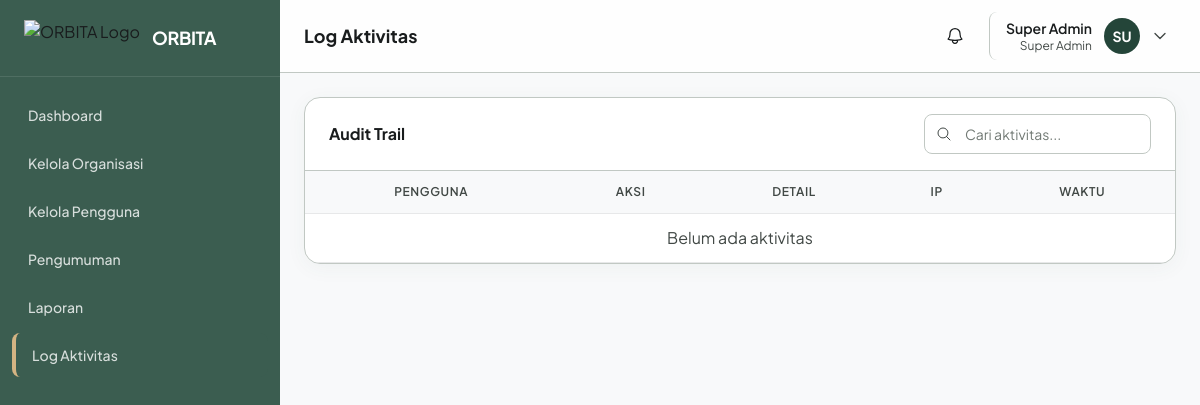
The page /pages/log/index.php (signed in) on the database as committed earlier.
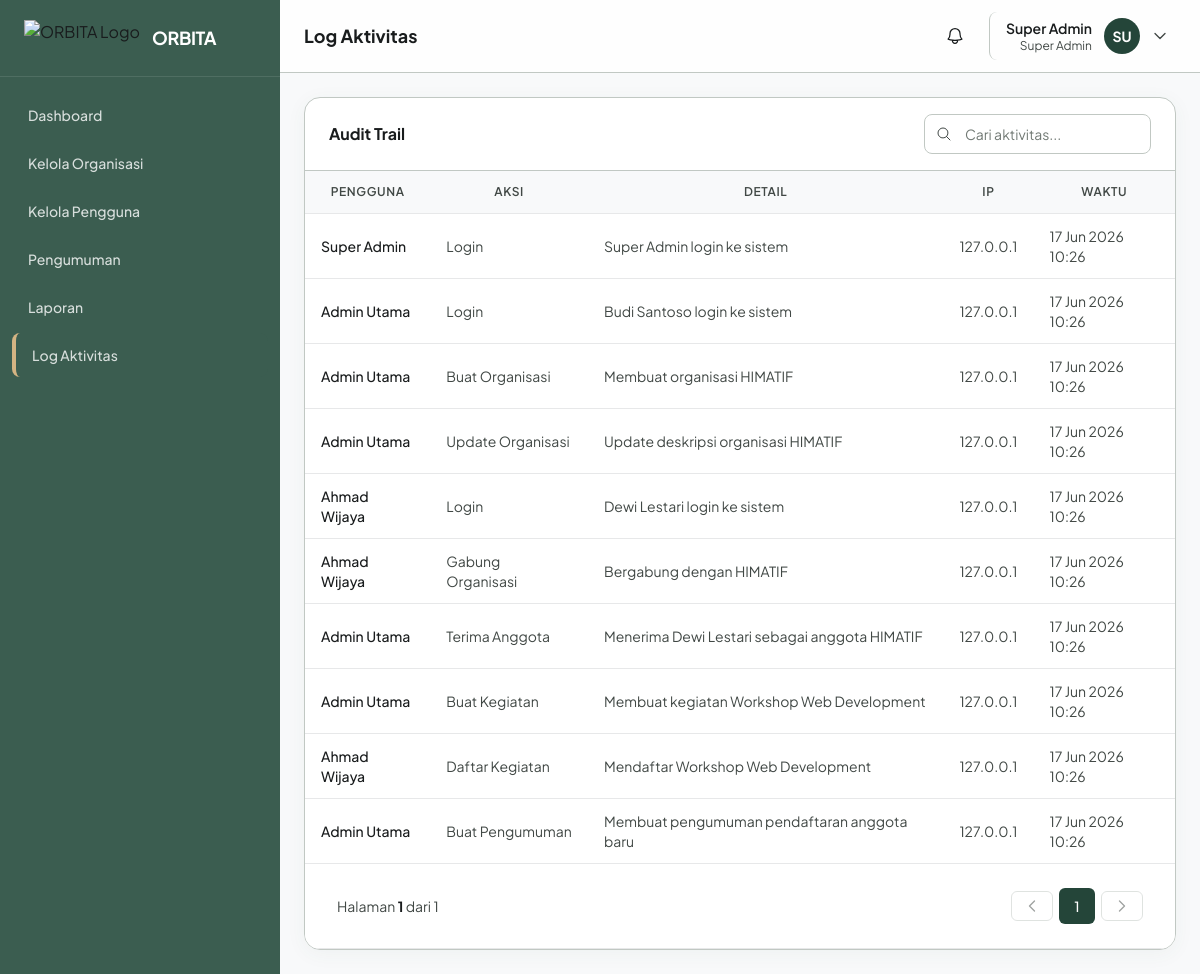
The same page on the database as committed later.
### tables this page shows
CREATE TABLE activity_log (
    id INT AUTO_INCREMENT PRIMARY KEY,
    user_id INT DEFAULT NULL,
    aksi VARCHAR(100) NOT NULL,
    detail TEXT,
    ip_address VARCHAR(45),
    user_agent TEXT,
    created_at DATETIME DEFAULT CURRENT_TIMESTAMP
);

CREATE TABLE users (
    id INT AUTO_INCREMENT PRIMARY KEY,
    nama VARCHAR(100) NOT NULL,
    email VARCHAR(100) NOT NULL UNIQUE,
    nim VARCHAR(20) NOT NULL UNIQUE,
    password VARCHAR(255) NOT NULL,
    role_id INT NOT NULL DEFAULT 3,
    no_hp VARCHAR(20),
    jurusan VARCHAR(100),
    angkatan VARCHAR(4),
    foto_profile VARCHAR(255) DEFAULT NULL,
    status ENUM('aktif', 'nonaktif', 'menunggu') DEFAULT 'aktif',
    reset_token VARCHAR(64) DEFAULT NULL,
    reset_expires DATETIME DEFAULT NULL,
    created_at DATETIME DEFAULT CURRENT_TIMESTAMP,
    updated_at DATETIME DEFAULT CURRENT_TIMESTAMP ON UPDATE CURRENT_TIMESTAMP,
    FOREIGN KEY (role_id) REFERENCES roles(id) ON DELETE CASCADE
);

### components/tables/log.php (the view)
<?php
foreach ($list as $log):
?>
<tr>
    <td class="text-sm font-medium text-on-surface"><?= e($log['nama'] ?? 'Sistem') ?></td>
    <td class="text-sm text-on-surface-variant"><?= e($log['aksi']) ?></td>
    <td class="text-sm text-on-surface-variant"><?= e($log['detail'] ?? '-') ?></td>
    <td class="text-sm text-on-surface-variant"><?= e($log['ip_address'] ?? '-') ?></td>
    <td class="text-sm text-on-surface-variant"><?= e(date('d M Y H:i', strtotime($log['created_at']))) ?></td>
</tr>
<?php endforeach; ?>
<?php if (empty($list)): ?><tr><td colspan="5" class="text-center text-on-surface-variant py-8">Belum ada aktivitas</td></tr><?php endif; ?>
<?php if (!empty($list)): ?>
<tr><td colspan="5" class="bg-white border-t border-outline-variant"><?= renderPagination($p) ?></td></tr>
<?php endif; ?>

### components/head.php (shortened to what this page needs)
<!DOCTYPE html>
<html lang="id">
<head>
    <script src="https://cdn.tailwindcss.com"></script>
    <link rel="stylesheet" href="<?= BASE_URL ?>/assets/css/custom.css?v=3">
</head>
<body class="font-jakarta text-on-surface antialiased">

### components/sidebar.php (shortened to what this page needs)
<?php
$role = $_SESSION['role'] ?? '';
$current = $current_page ?? '';
function makeMenu(array $items): string {
    $html = '';
    foreach ($items as $item) {
        $isActive = (!empty($item['active'])) ? 'sidebar-active' : 'hover:bg-white/10';
        $html .= '<a href="' . $item['url'] . '" class="flex items-center gap-3 px-4 py-3 mx-3 rounded-lg text-white/80 transition-colors ' . $isActive . '">';
        $html .= $item['icon'];
        $html .= '<span class="text-sm font-medium">' . e($item['label']) . '</span></a>';
    }
    return $html;
}
$menus = [];
if ($role === 'Super Admin') {
    $menus = [
        ['page'=>'dashboard','label'=>'Dashboard','url'=>url('dashboard'),'icon'=>$icn['dashboard'],'active'=>$current==='dashboard'],
        ['page'=>'organisasi','label'=>'Kelola Organisasi','url'=>url('organisasi'),'icon'=>$icn['org'],'active'=>$current==='organisasi'],
        ['page'=>'pengguna','label'=>'Kelola Pengguna','url'=>url('pengguna'),'icon'=>$icn['users'],'active'=>$current==='pengguna'],
        ['page'=>'pengumuman','label'=>'Pengumuman','url'=>url('pengumuman'),'icon'=>$icn['announce'],'active'=>$current==='pengumuman'],
        ['page'=>'laporan','label'=>'Laporan','url'=>url('laporan'),'icon'=>$icn['report'],'active'=>$current==='laporan'],
        ['page'=>'log','label'=>'Log Aktivitas','url'=>url('log'),'icon'=>$icn['inbox'],'active'=>$current==='log'],
    ];
}
?>
<aside id="sidebar" class="fixed top-0 left-0 z-40 w-[280px] h-screen transition-transform -translate-x-full lg:translate-x-0 bg-primary-light">
    <div class="h-full flex flex-col">
        <div class="flex items-center gap-3 px-6 py-5 border-b border-white/10">
            <img src="<?= BASE_URL ?>/assets/images/orbita-logo.png" alt="ORBITA Logo" class="h-9 w-auto">
            <span class="text-white font-bold text-lg tracking-tight">ORBITA</span>
        </div>
        <nav class="flex-1 overflow-y-auto py-4 space-y-1">
            <?= makeMenu($menus) ?>
        </nav>
    </div>
</aside>

### components/navbar.php (shortened to what this page needs)
<header class="sticky top-0 z-20 bg-white/80 backdrop-blur border-b border-outline-variant">
    <div class="flex items-center justify-between px-6 py-3 lg:ml-[280px]">
        <div class="flex items-center gap-3">
            <h1 class="text-lg font-bold text-on-surface"><?= e($page_title ?? 'Dashboard') ?></h1>
        </div>
        <div class="flex items-center gap-4">
            <a href="<?= url('notifikasi') ?>" class="relative p-2 rounded-lg hover:bg-surface-low text-on-surface">
            </a>
            <div class="relative" id="profile-dropdown">
                <button type="button" onclick="toggleProfileDropdown()" class="flex items-center gap-3 pl-4 pr-2 py-1.5 rounded-lg border-l border-outline-variant cursor-pointer hover:bg-surface-low transition-colors">
                    <div class="text-right hidden sm:block">
                        <p class="text-sm font-semibold text-on-surface"><?= e($_SESSION['nama'] ?? 'User') ?></p>
                        <p class="text-xs text-on-surface-variant"><?= e($_SESSION['role'] ?? '') ?></p>
                    </div>
                    <div class="w-9 h-9 rounded-full bg-primary text-white flex items-center justify-center text-sm font-bold">
                        <?= e(strtoupper(substr($_SESSION['nama'] ?? 'U', 0, 2))) ?>
                    </div>
                    <svg id="profile-chevron" class="w-4 h-4 text-on-surface-variant transition-transform" fill="none" stroke="currentColor" stroke-width="2" viewBox="0 0 24 24"><path stroke-linecap="round" stroke-linejoin="round" d="M19.5 8.25l-7.5 7.5-7.5-7.5"/></svg>
                </button>
            </div>
        </div>
    </div>
</header>

### pages/log/index.php (shortened to what this page needs)
<?php
require_once __DIR__ . '/../../includes/functions.php';
$page_title = 'Log Aktivitas';
$current_page = 'log';
$pdo = db();
$search = trim($_GET['search'] ?? '');
$pageNum = max(1, (int) ($_GET['page'] ?? 1));
$perPage = 10;
$sql = "SELECT al.*, u.nama FROM activity_log al LEFT JOIN users u ON al.user_id=u.id WHERE 1=1";
$params = [];
$sql .= " ORDER BY al.created_at DESC";
$result = fetchPaginated($pdo, $sql, $params, $pageNum, $perPage);
$list = $result['list'];
$p = $result['p'];
?>
<?php require __DIR__ . '/../../components/head.php'; ?>
<?php require __DIR__ . '/../../components/sidebar.php'; ?>
<?php require __DIR__ . '/../../components/navbar.php'; ?>
<main class="p-6 lg:ml-[280px]">
    <div class="max-w-6xl mx-auto space-y-6">
        <div class="bg-white rounded-2xl border border-outline-variant shadow-card overflow-hidden">
            <div class="px-6 py-4 border-b border-outline-variant flex flex-col sm:flex-row sm:items-center justify-between gap-3">
                <h3 class="font-bold text-on-surface">Audit Trail</h3>
                <div class="relative max-w-xs">
                    <div class="absolute inset-y-0 left-0 pl-3 flex items-center pointer-events-none">
                    </div>
                    <form method="GET" action="" class="w-full">
                        <input type="text" name="search" value="<?= e($search) ?>" class="form-input !h-10 !pl-10 !text-sm w-full" placeholder="Cari aktivitas..." autocomplete="off" data-live-search data-target="#log-table-body">
                    </form>
                </div>
            </div>
            <div class="overflow-x-auto">
                <table class="w-full data-table">
                    <thead><tr><th>Pengguna</th><th>Aksi</th><th>Detail</th><th>IP</th><th>Waktu</th></tr></thead>
                    <tbody id="log-table-body">
                        <?php include __DIR__ . '/../../components/tables/log.php'; ?>
                    </tbody>
                </table>
            </div>
        </div>
    </div>
</main>
<?php require __DIR__ . '/../../components/footer.php'; ?>

### components/footer.php (shortened to what this page needs)
</body>
</html>

### includes/functions.php (shortened to what this page needs)
<?php
function e(string $text): string {
    return htmlspecialchars($text, ENT_QUOTES, 'UTF-8');
}
function url(string $path = ''): string {
    return BASE_URL . '/' . ltrim($path, '/');
}
function paginate(int $total, int $page, int $perPage = 10): array {
    $totalPages = max(1, (int) ceil($total / $perPage));
    $page = max(1, min($page, $totalPages));
    $offset = ($page - 1) * $perPage;
    return [
        'page' => $page,
        'perPage' => $perPage,
        'total' => $total,
        'totalPages' => $totalPages,
        'offset' => $offset,
        'hasPrev' => $page > 1,
        'hasNext' => $page < $totalPages,
    ];
}
function fetchPaginated(PDO $pdo, string $baseSql, array $params = [], int $page = 1, int $perPage = 10, ?string $countSql = null): array {
    if ($countSql === null) {
        $countSql = preg_replace('/SELECT\b.*?\bFROM\b/si', 'SELECT COUNT(*) FROM', $baseSql, 1);
    }
    $countStmt = $pdo->prepare($countSql);
    $countStmt->execute($params);
    $total = (int) $countStmt->fetchColumn();
    $p = paginate($total, $page, $perPage);
    $stmt = $pdo->prepare($baseSql . ' LIMIT ? OFFSET ?');
    $stmt->execute([...$params, $p['perPage'], $p['offset']]);
    return ['list' => $stmt->fetchAll(), 'p' => $p];
}
function renderPagination(array $p): string {
    $page = $p['page'];
    $totalPages = $p['totalPages'];
    $start = max(1, $page - 2);
    $end = min($totalPages, $page + 2);
    if ($end - $start < 4) { $end = min($totalPages, $start + 4); }
    if ($end - $start < 4) { $start = max(1, $end - 4); }
    $html = '<nav class="flex items-center justify-between px-4 py-3" aria-label="Pagination">';
    $html .= '<div class="hidden sm:flex items-center gap-1">';
    $html .= '<span class="text-sm text-on-surface-variant">Halaman <strong class="text-on-surface">' . $page . '</strong> dari ' . $totalPages . '</span>';
    $html .= '</div>';
    $html .= '<div class="flex items-center gap-1.5">';
    $prevClass = 'px-3 py-1.5 rounded-md text-sm font-medium border border-outline-variant transition-colors ' . ($p['hasPrev'] ? 'text-on-surface hover:bg-surface-low' : 'text-on-surface-variant opacity-50 cursor-not-allowed');
    if ($p['hasPrev']) {
        $html .= '<a href="' . e(paginationUrl($page - 1)) . '" class="' . $prevClass . '"><svg class="w-4 h-4" fill="none" stroke="currentColor" stroke-width="2" viewBox="0 0 24 24"><path stroke-linecap="round" stroke-linejoin="round" d="M15.75 19.5L8.25 12l7.5-7.5"/></svg></a>';
    } else {
        $html .= '<span class="' . $prevClass . '"><svg class="w-4 h-4" fill="none" stroke="currentColor" stroke-width="2" viewBox="0 0 24 24"><path stroke-linecap="round" stroke-linejoin="round" d="M15.75 19.5L8.25 12l7.5-7.5"/></svg></span>';
    }
    for ($i = $start; $i <= $end; $i++) {
        $isActive = $i === $page;
        $cls = 'w-9 h-9 flex items-center justify-center rounded-md text-sm font-medium transition-colors ' . ($isActive ? 'bg-primary text-white' : 'text-on-surface hover:bg-surface-low border border-outline-variant');
        if ($isActive) {
            $html .= '<span class="' . $cls . '">' . $i . '</span>';
        } else {
            $html .= '<a href="' . e(paginationUrl($i)) . '" class="' . $cls . '">' . $i . '</a>';
        }
    }
    $nextClass = 'px-3 py-1.5 rounded-md text-sm font-medium border border-outline-variant transition-colors ' . ($p['hasNext'] ? 'text-on-surface hover:bg-surface-low' : 'text-on-surface-variant opacity-50 cursor-not-allowed');
    if ($p['hasNext']) {
        $html .= '<a href="' . e(paginationUrl($page + 1)) . '" class="' . $nextClass . '"><svg class="w-4 h-4" fill="none" stroke="currentColor" stroke-width="2" viewBox="0 0 24 24"><path stroke-linecap="round" stroke-linejoin="round" d="M8.25 4.5l7.5 7.5-7.5 7.5"/></svg></a>';
    } else {
        $html .= '<span class="' . $nextClass . '"><svg class="w-4 h-4" fill="none" stroke="currentColor" stroke-width="2" viewBox="0 0 24 24"><path stroke-linecap="round" stroke-linejoin="round" d="M8.25 4.5l7.5 7.5-7.5 7.5"/></svg></span>';
    }
    $html .= '</div></nav>';
    return $html;
}

### assets/css/custom.css (style rules this page uses)
#sidebar { transition: transform 0.3s ease; }
.data-table th { font-size: 12px; font-weight: 600; text-transform: uppercase; letter-spacing: 0.05em; color: #414845; background: #f8f9fa; }
.data-table td, .data-table th { padding: 12px 16px; border-bottom: 1px solid #e7e8e9; }
.form-input { height: 44px; border: 1px solid #c1c8c3; border-radius: 0.5rem; padding: 0 14px; font-size: 14px; transition: all 0.2s; width: 100%; background: white; }
.form-input::placeholder { color: #717974; }

### components/head.php (style rules this page uses)
body { font-family: 'Plus Jakarta Sans', sans-serif; background-color: #f8f9fa; }
.sidebar-active { background-color: #3B5D50; border-left: 4px solid #D4B483; }

Rows that differ between the two databases and show on the page:
added activity_log: user.nama "Super Admin", aksi "Login", detail "Super Admin login ke sistem", ip_address "127.0.0.1", created_at "17 Jun 2026 10:26"
added activity_log: user.nama "Admin Utama", aksi "Login", detail "Budi Santoso login ke sistem", ip_address "127.0.0.1", created_at "17 Jun 2026 10:26"
added activity_log: user.nama "Admin Utama", aksi "Buat Organisasi", detail "Membuat organisasi HIMATIF", ip_address "127.0.0.1", created_at "17 Jun 2026 10:26"
added activity_log: user.nama "Admin Utama", aksi "Update Organisasi", detail "Update deskripsi organisasi HIMATIF", ip_address "127.0.0.1", created_at "17 Jun 2026 10:26"
added activity_log: user.nama "Ahmad Wijaya", aksi "Login", detail "Dewi Lestari login ke sistem", ip_address "127.0.0.1", created_at "17 Jun 2026 10:26"
added activity_log: user.nama "Ahmad Wijaya", aksi "Gabung Organisasi", detail "Bergabung dengan HIMATIF", ip_address "127.0.0.1", created_at "17 Jun 2026 10:26"
added activity_log: user.nama "Admin Utama", aksi "Terima Anggota", detail "Menerima Dewi Lestari sebagai anggota HIMATIF", ip_address "127.0.0.1", created_at "17 Jun 2026 10:26"
added activity_log: user.nama "Admin Utama", aksi "Buat Kegiatan", detail "Membuat kegiatan Workshop Web Development", ip_address "127.0.0.1", created_at "17 Jun 2026 10:26"
added activity_log: user.nama "Ahmad Wijaya", aksi "Daftar Kegiatan", detail "Mendaftar Workshop Web Development", ip_address "127.0.0.1", created_at "17 Jun 2026 10:26"
added activity_log: user.nama "Admin Utama", aksi "Buat Pengumuman", detail "Membuat pengumuman pendaftaran anggota baru", ip_address "127.0.0.1", created_at "17 Jun 2026 10:26"
Other text that changed with them:
$page: (not shown) → "1"
$totalPages: (not shown) → "1"
text no longer shown: "Belum ada aktivitas"
text now shown: "Halaman dari"
new list line: "1"
